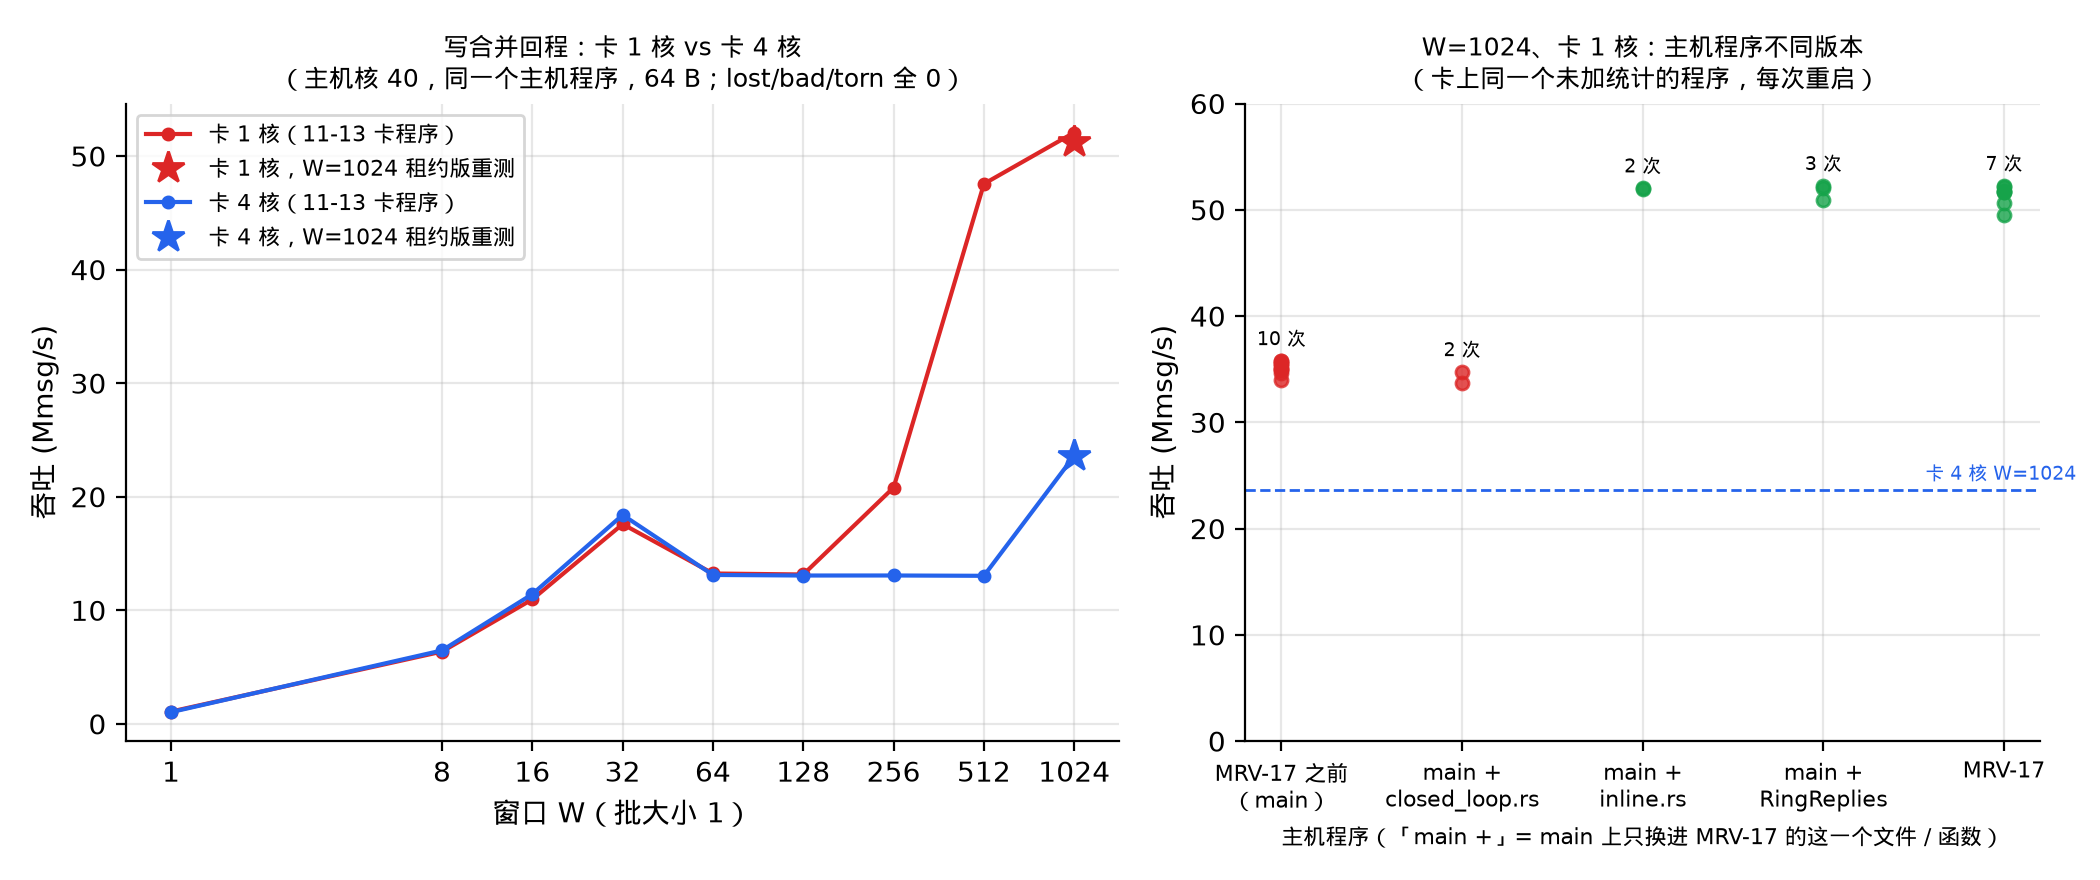

Reproduce this figure in Python.
"""MRV-17, the user's question "W=1024 used to be 24, why 50 now": the two numbers are different
setups, not one setup that changed.
Left: write-combining replies, throughput vs W with 1 vs 4 card cores, same host program and card
program (`OFFICIAL` runs), plus the same two W=1024 points on the leased build (`LEASE H1`).
Right: W=1024, 1 card core: host programs built from main before MRV-17, from the MRV-17 change,
and from main with only MRV-17's `RingReplies` (the bisection), each run a fresh reflector.

    uv run --with matplotlib python docs/figures/mrv-17-w1024-cores-build.py [runs.jsonl]
"""
import json
import re
import sys
from collections import defaultdict
from pathlib import Path

from mrvplot import plt, save

ROOT = Path(__file__).resolve().parents[2]
runs = Path(sys.argv[1]) if len(sys.argv) > 1 else ROOT / "logs/mrv17-2026-11-17/runs.jsonl"

sweep = defaultdict(dict)  # card cores -> {W: Mmsg/s}
lease = {}  # card cores -> Mmsg/s at W=1024
builds = defaultdict(list)  # host build -> [Mmsg/s] at W=1024, 1 card core
BUILD = {
    "mainline": "main 上 MRV-17 之前的主机程序",
    "B2_ringreplies": "main + 只换 MRV-17 的 RingReplies",
    "B_inline_rs": "main + MRV-17 的 inline.rs",
    "A_closed_loop": "main + MRV-17 的 closed_loop.rs",
    "mrv17": "MRV-17 的主机程序",
    "mrv17side": "MRV-17 的主机程序",
    "mrv17main": "MRV-17 的主机程序",
}


def ok(h):
    return h["lost"] == h["bad"] == h["torn"] == 0


for line in runs.read_text().splitlines():
    r = json.loads(line)
    t = r["tag"]
    if r.get("rc", 0) != 0 or not r.get("host"):
        continue
    h = r["host"][0]
    if m := re.match(r"OFFICIAL wc n(\d) H1$", t):
        assert ok(h), t
        sweep[int(m.group(1))][int(h["window"])] = h["mmsg"]
    elif m := re.match(r"LEASE H1 wc n(\d) W1024$", t):
        assert ok(h), t
        lease[int(m.group(1))] = h["mmsg"]
    elif m := re.match(r"(?:XhostAB2|XhostAB3|Xbisect|Xbisect2) wc n1 W1024 (\S+)$|Xdiv (\S+)$", t):
        assert ok(h) and int(h["window"]) == 1024 and " -l 3 " in r["card_cmd"], t
        builds[BUILD[m.group(1) or m.group(2)]].append(h["mmsg"])

fig, (ax, bx) = plt.subplots(1, 2, figsize=(10.5, 4.4), gridspec_kw={"width_ratios": [1.25, 1]})
for cores, color in ((1, "#dc2626"), (4, "#2563eb")):
    ws = sorted(sweep[cores])
    ax.plot(ws, [sweep[cores][w] for w in ws], marker="o", ms=4, color=color, label=f"卡 {cores} 核（11-13 卡程序）")
    if cores in lease:
        ax.plot([1024], [lease[cores]], marker="*", ms=12, color=color, linestyle="none",
                label=f"卡 {cores} 核，W=1024 租约版重测")
ax.set_xscale("log", base=2)
ax.set_xticks([1, 8, 16, 32, 64, 128, 256, 512, 1024], labels=["1", "8", "16", "32", "64", "128", "256", "512", "1024"])
ax.set_xlabel("窗口 W（批大小 1）")
ax.set_ylabel("吞吐 (Mmsg/s)")
ax.set_title("写合并回程：卡 1 核 vs 卡 4 核\n（主机核 40，同一个主机程序，64 B；lost/bad/torn 全 0）", fontsize=9)
ax.legend(fontsize=8, loc="upper left")

order = ["main 上 MRV-17 之前的主机程序", "main + MRV-17 的 closed_loop.rs", "main + MRV-17 的 inline.rs",
         "main + 只换 MRV-17 的 RingReplies", "MRV-17 的主机程序"]
for i, name in enumerate(order):
    ys = builds[name]
    bx.scatter([i] * len(ys), ys, s=22, color="#dc2626" if "之前" in name or "closed_loop" in name else "#16a34a",
               alpha=0.8, zorder=3)
    bx.text(i, max(ys) + 1.5, f"{len(ys)} 次", ha="center", fontsize=7)
bx.axhline(sweep[4][1024], color="#2563eb", linestyle="--", lw=1)
bx.text(len(order) - 0.6, sweep[4][1024] + 1, "卡 4 核 W=1024", color="#2563eb", fontsize=7, ha="right")
short = {"main 上 MRV-17 之前的主机程序": "MRV-17 之前\n（main）", "main + MRV-17 的 closed_loop.rs": "main +\nclosed_loop.rs",
         "main + MRV-17 的 inline.rs": "main +\ninline.rs", "main + 只换 MRV-17 的 RingReplies": "main +\nRingReplies",
         "MRV-17 的主机程序": "MRV-17"}
bx.set_xticks(range(len(order)), labels=[short[o] for o in order], fontsize=8)
bx.set_xlabel("主机程序（「main +」= main 上只换进 MRV-17 的这一个文件 / 函数）", fontsize=8)
bx.set_ylim(0, 60)
bx.set_ylabel("吞吐 (Mmsg/s)")
bx.set_title("W=1024、卡 1 核：主机程序不同版本\n（卡上同一个未加统计的程序，每次重启）", fontsize=9)
print(save(fig, "mrv-17-w1024-cores-build"))
